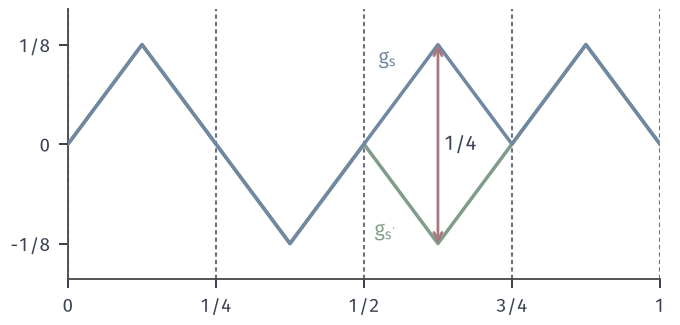

Recreate this plot in Python.
from pathlib import Path
import sys
ROOT = next(p for p in Path(__file__).resolve().parents if (p/"build.sh").is_file() and (p/"tex/book.tex").is_file())
sys.path.insert(0, str(ROOT/"figures/00-shared/mathematical-preliminaries-upper/00-shared/comprehension-figures"))
from support import figure, save, BLUE, GREEN, YELLOW, RED, PURPLE, INK, MUTED, GRID, BLUE_FILL, GREEN_FILL, YELLOW_FILL, RED_FILL, PURPLE_FILL
import numpy as np

# L=1, k=4, h=1/4；g_s, s=(+,-,+,+) 与 g_s', s'=(+,-,-,+)，在第三格中心相差 Lh=1/4。
h=.25; L=1
def bump(x,c): return np.maximum(0,L*h/2-L*np.abs(x-c))
C=np.array([.125,.375,.625,.875])
def gs(x,s): return sum(si*bump(x,c) for si,c in zip(s,C))
s1=[1,-1,1,1]; s2=[1,-1,-1,1]
fig, ax = figure(width_mm=96, height_mm=46)
fig.set_layout_engine(None)
fig.subplots_adjust(left=.1, right=.97, top=.97, bottom=.14)
x=np.linspace(0,1,1601)
for v in [0,.25,.5,.75,1]: ax.plot([v,v],[-.17,.17],color=MUTED,lw=.85,ls=(0,(2,1.5)),zorder=0)
ax.plot(x,gs(x,s1),color=BLUE,lw=1.4,zorder=3)
ax.plot(x,gs(x,s2),color=GREEN,lw=1.4,zorder=2)
ax.annotate('',xy=(.625,.125),xytext=(.625,-.125),arrowprops=dict(arrowstyle='<->',color=RED,lw=1.1,shrinkA=0,shrinkB=0),zorder=4)
ax.text(.635,0,'$1/4$',color=INK,ha='left',va='center')
ax.text(.555,.095,'$g_s$',color=BLUE,ha='right',va='bottom'); ax.text(.555,-.095,r"$g_{s'}$",color=GREEN,ha='right',va='top')
ax.set_xlim(0,1); ax.set_ylim(-.17,.17); ax.set_xticks([0,.25,.5,.75,1]); ax.set_xticklabels(['0','1/4','1/2','3/4','1']); ax.set_yticks([-.125,0,.125]); ax.set_yticklabels(['-1/8','0','1/8'])
save(fig,Path(__file__).resolve().parent,'figure',{'formula':'L=1,k=4,h=1/4,bump max(0,1/8-|x-c|); s=(+,-,+,+), s\'=(+,-,-,+)'})
